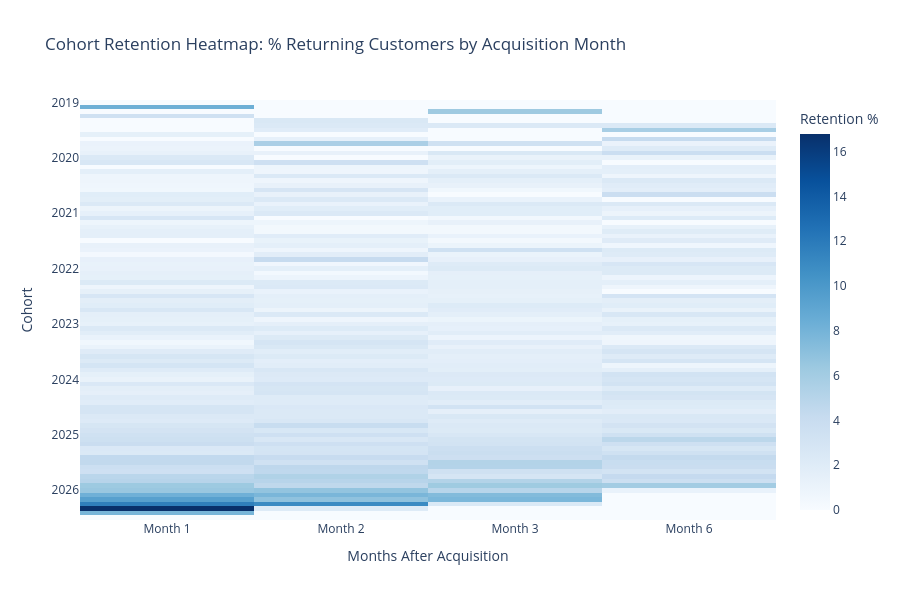

Notebook code for this chart:
### Markdown cell above
- Cohort Heatmap

### Code cell
rate_cols = ['m1_rate', 'm2_rate', 'm3_rate', 'm6_rate']
df_heatmap_input = df_retention_rates.copy()

# cleaning the date labels
df_heatmap_input['cohort_label'] = df_heatmap_input['cohort_month'].astype(str).str[:7]

fig_heatmap = px.imshow(
    df_heatmap_input[rate_cols].values,
    labels = dict(x = "Months After Acquisition", y = "Cohort", color = "Retention %"),
    x = ['Month 1', 'Month 2', 'Month 3', 'Month 6'],
    y = df_heatmap_input['cohort_label'].tolist(),
    color_continuous_scale = 'Blues',
    title = 'Cohort Retention Heatmap: % Returning Customers by Acquisition Month'
)

fig_heatmap.update_layout(height=600)
fig_heatmap.show()

### Figure 1 — Plotly figure (JSON) as saved in the notebook; plotly's stock layout.template omitted (floating-point values rounded to 4 significant figures; data arrays with more than 128 entries replaced by an {"elided": "..."} marker saying what was removed)
{"data": [{"coloraxis": "coloraxis", "hovertemplate": "Months After Acquisition: %{x}<br>Cohort: %{y}<br>Retention %: %{z}<extra></extra>", "name": "0", "type": "heatmap", "x": ["Month 1", "Month 2", "Month 3", "Month 6"], "xaxis": "x", "y": ["2019-01", "2019-02", "2019-03", "2019-04", "2019-05", "2019-06", "2019-07", "2019-08", "2019-09", "2019-10", "2019-11", "2019-12", "2020-01", "2020-02", "2020-03", "2020-04", "2020-05", "2020-06", "2020-07", "2020-08", "2020-09", "2020-10", "2020-11", "2020-12", "2021-01", "2021-02", "2021-03", "2021-04", "2021-05", "2021-06", "2021-07", "2021-08", "2021-09", "2021-10", "2021-11", "2021-12", "2022-01", "2022-02", "2022-03", "2022-04", "2022-05", "2022-06", "2022-07", "2022-08", "2022-09", "2022-10", "2022-11", "2022-12", "2023-01", "2023-02", "2023-03", "2023-04", "2023-05", "2023-06", "2023-07", "2023-08", "2023-09", "2023-10", "2023-11", "2023-12", "2024-01", "2024-02", "2024-03", "2024-04", "2024-05", "2024-06", "2024-07", "2024-08", "2024-09", "2024-10", "2024-11", "2024-12", "2025-01", "2025-02", "2025-03", "2025-04", "2025-05", "2025-06", "2025-07", "2025-08", "2025-09", "2025-10", "2025-11", "2025-12", "2026-01", "2026-02", "2026-03", "2026-04", "2026-05", "2026-06", "2026-07"], "yaxis": "y", "z": {"elided": "91x4 float values"}}], "layout": {"coloraxis": {"autocolorscale": false, "colorbar": {"title": {"text": "Retention %"}}, "colorscale": [[0, "rgb(247,251,255)"], [0.125, "rgb(222,235,247)"], [0.25, "rgb(198,219,239)"], [0.375, "rgb(158,202,225)"], [0.5, "rgb(107,174,214)"], [0.625, "rgb(66,146,198)"], [0.75, "rgb(33,113,181)"], [0.875, "rgb(8,81,156)"], [1, "rgb(8,48,107)"]]}, "height": 600, "title": {"text": "Cohort Retention Heatmap: % Returning Customers by Acquisition Month"}, "xaxis": {"anchor": "y", "constrain": "domain", "domain": [0, 1], "scaleanchor": "y", "title": {"text": "Months After Acquisition"}}, "yaxis": {"anchor": "x", "autorange": "reversed", "constrain": "domain", "domain": [0, 1], "title": {"text": "Cohort"}}}}
